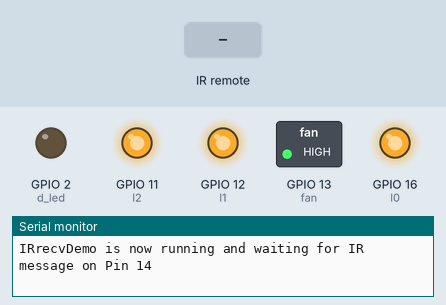
The sketch below on a simulated ESP8266 (NodeMCU). Parts: switched loads named in the sketch (green lamp = pin HIGH), output pins drawn as LEDs (lit = HIGH), the last lines printed to the serial monitor. Inputs (shaded band) come from the test bench. EEPROM starts erased.

Above: at 1.2 s.
1.3 s: infrared code 0x1FE50AF received
At 2.3 s:
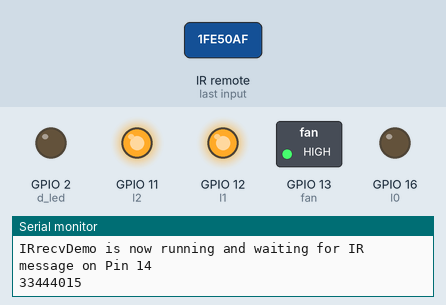
2.8 s: infrared code 0x1FE48B7 received
At 4.0 s:
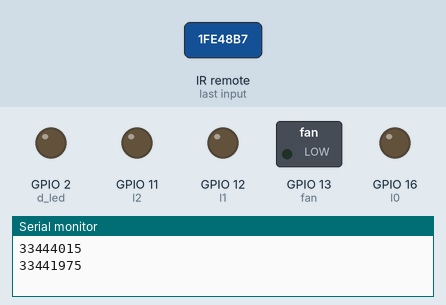
4.3 s: infrared code 0x1FED827 received
At 5.5 s:
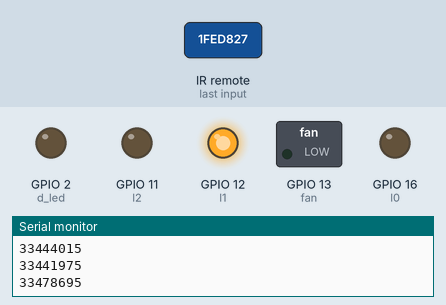
5.8 s: infrared code 0x1FEF807 received
At 6.9 s:
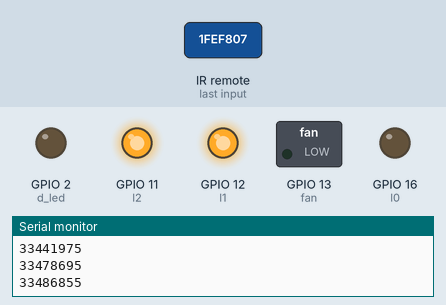
7.3 s: infrared code 0x1FE30CF received
At 8.0 s:
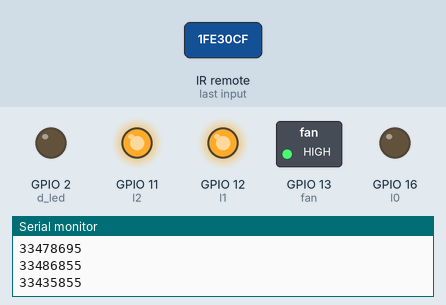
8.8 s: infrared code 0x1FE50AF received
At 9.2 s:
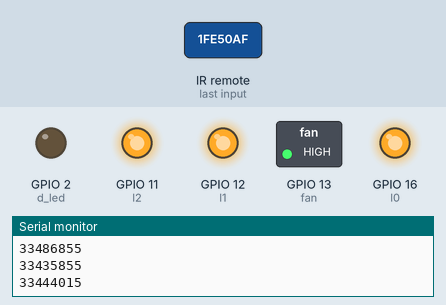
Timing chart, 0 to 11.3 s (numbered marks = the images above; inputs shaded):
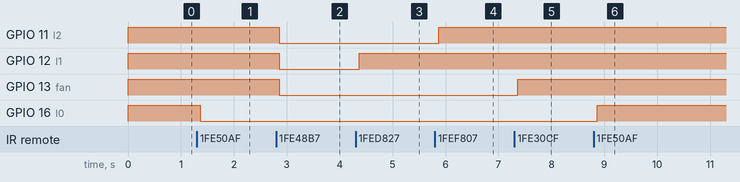

Measured:
- after the input at 1.3 s, GPIO 16 (l0): HIGH → LOW after 0.07 s
- after the input at 2.8 s, GPIO 11 (l2), GPIO 12 (l1), GPIO 13 (fan): HIGH → LOW after 0.05 s
- after the input at 4.3 s, GPIO 12 (l1): LOW → HIGH after 0.07 s
- after the input at 5.8 s, GPIO 11 (l2): LOW → HIGH after 0.07 s
- after the input at 7.3 s, GPIO 13 (fan): LOW → HIGH after 0.07 s
- after the input at 8.8 s, GPIO 16 (l0): LOW → HIGH after 0.07 s

The sketch:

Ir_remote_in_esp8266.ino
```cpp
#include <Arduino.h>      //This library for use Arduino function like pinMode(), etc.
#include <IRremoteESP8266.h>
#include <IRrecv.h>
#include <IRutils.h>
#include <ESP_EEPROM.h>  //esp8266 not have any EEPROM. This library use little flash memory as like a EEPROM.


const uint16_t kRecvPin = 14; //Ir sensor pin (GPIO14)

IRrecv irrecv(kRecvPin);  //Initialize the ir sensor pin

decode_results results;
int tem;
          //All out put pins
const int l0=16;
const int l1=12;
const int l2=11;
const int fan=13;
const int d_led = 2;  //This is the data recive output led

void setup(){
  pinMode(l0,OUTPUT);
  pinMode(l1,OUTPUT);
  pinMode(l2,OUTPUT);
  pinMode(fan,OUTPUT);
  pinMode(d_led,OUTPUT);
  EEPROM.begin(20);       //Initialize the EEPROM. I need just 20bit.
  Serial.begin(115200);
  irrecv.enableIRIn();
  while (!Serial)
    delay(50);
  Serial.println();
  Serial.print("IRrecvDemo is now running and waiting for IR message on Pin "); //just for debuging
  Serial.println(kRecvPin);
  }

void loop(){
  int l0s,l1s,l2s,fan_s;
  EEPROM.get(0,l0s);
  EEPROM.get(4,l1s);     //Recive data from EEPROM
  EEPROM.get(8,l2s);
  EEPROM.get(12,fan_s);
  digitalWrite(l0,l0s);
  digitalWrite(l1,l1s);
  digitalWrite(l2,l2s);
  digitalWrite(fan,fan_s);

  while (irrecv.decode(&results)) {
    serialPrintUint64(results.value,DEC);   //DEC for showing data in decimal. You can use BIN or HEX.
    Serial.println("");

          /*(results.value) return remote recive data.
             all decimal values are remote button short press code.*/
    if(results.value == 33441975){
      EEPROM.put(0,0);
      EEPROM.put(4,0);  //put function for insert data
      EEPROM.put(8,0);
      EEPROM.put(12,0);
      }
    else if(results.value == 33444015){
      EEPROM.get(0,tem);
      tem = ~tem;     //~ this is not oparetor
      EEPROM.put(0,tem);
        digitalWrite(d_led,HIGH);
        delay(5);
        digitalWrite(d_led,LOW);
        delay(5);
        digitalWrite(d_led,HIGH);
        delay(5);
        digitalWrite(d_led,LOW);
      }

    else if(results.value == 33478695){
      EEPROM.get(4,tem);    //get function for recive data
      tem = ~tem;
      EEPROM.put(4,tem);
        digitalWrite(d_led,HIGH);
        delay(5);
        digitalWrite(d_led,LOW);
        delay(5);
        digitalWrite(d_led,HIGH);
        delay(5);
        digitalWrite(d_led,LOW);
      }

   else if(results.value == 33486855){
      EEPROM.get(8,tem);
      tem = ~tem;
      EEPROM.put(8,tem);
        digitalWrite(d_led,HIGH);
        delay(5);
        digitalWrite(d_led,LOW);
        delay(5);
        digitalWrite(d_led,HIGH);
        delay(5);
        digitalWrite(d_led,LOW);
      }
   else if(results.value == 33435855){
      EEPROM.get(12,tem);
      tem = ~tem;
      EEPROM.put(12,tem);
        digitalWrite(d_led,HIGH);
        delay(5);
        digitalWrite(d_led,LOW);
        delay(5);
        digitalWrite(d_led,HIGH);
        delay(5);
        digitalWrite(d_led,LOW);
      }
    boolean r=EEPROM.commit();    // commit for save all EEPROM data permanently.
    irrecv.resume();
    delay(50);      //for run code slowly
  }

  }
```
